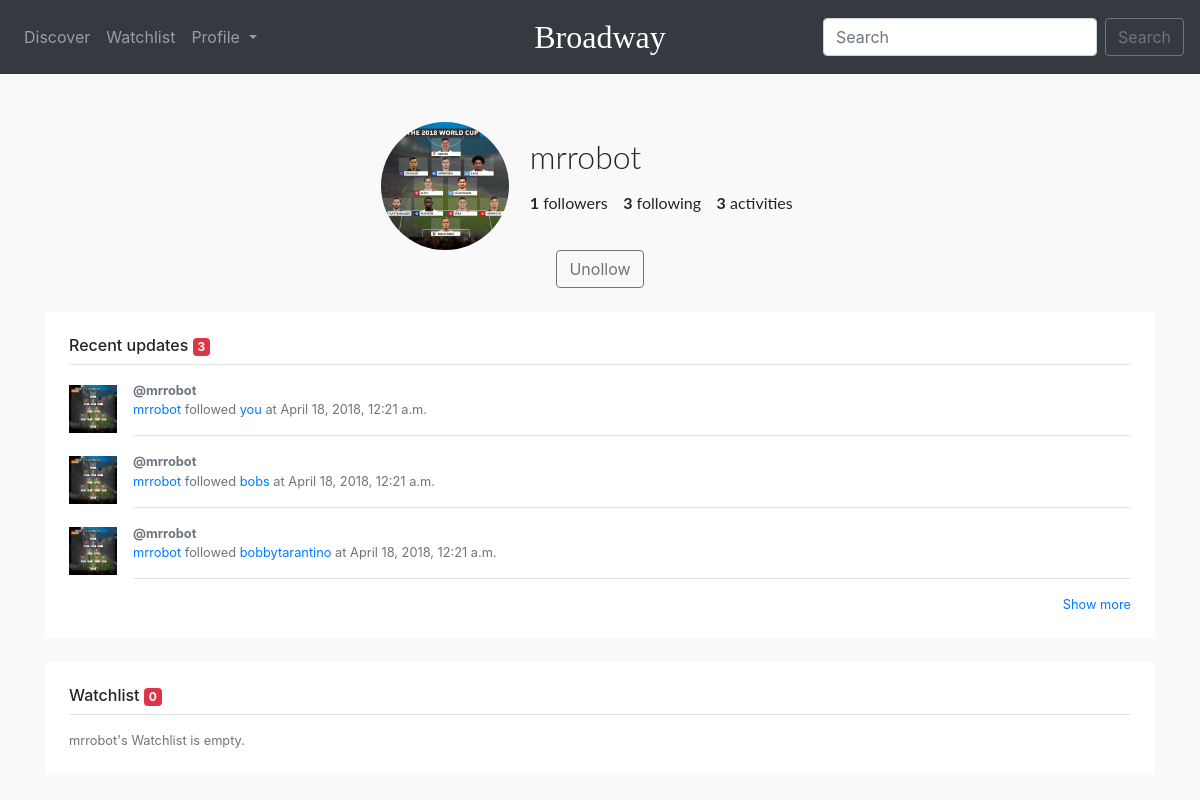
/u/mrrobot/ (signed in), run on an earlier commit of the app's database.
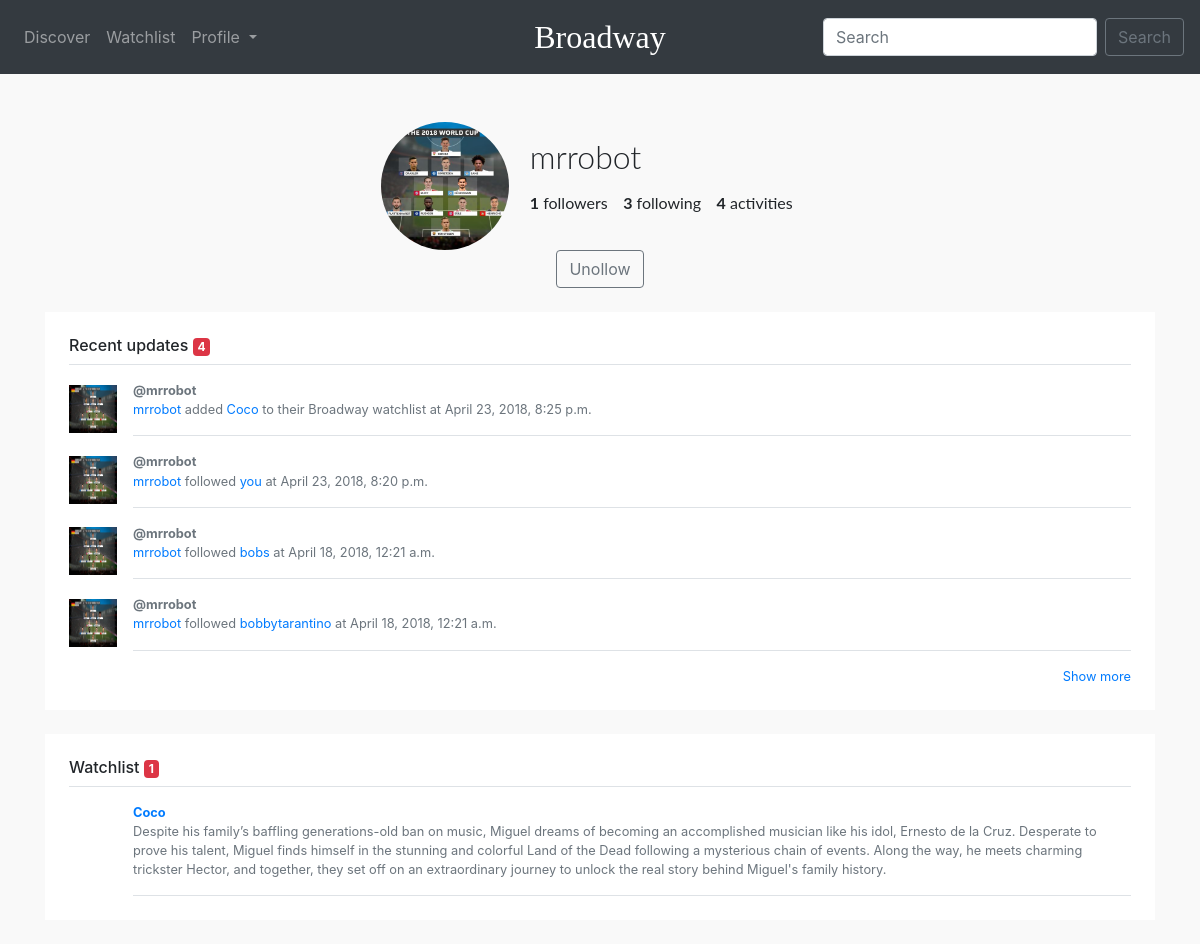
And on a later commit of the database.
### user/models.py (models this page shows, shortened)
class Activity(models.Model):
    activity_type = models.CharField(max_length=50)
    main_user = models.ForeignKey(
        Profile,
        on_delete=models.CASCADE,
        related_name="main_user",
        null=True
    )
    movie = models.ForeignKey(
        main.models.Movie,
        on_delete=models.CASCADE,
        related_name="added",
        null=True,
        blank=True
    )
    activity_user = models.ForeignKey(
        Profile,
        on_delete=models.CASCADE,
        related_name="activity_user",
        null=True,
        blank=True
    )
    created_at = models.DateTimeField(
        auto_now_add=True
    )

class Profile(models.Model):
    user = models.OneToOneField(User, on_delete=models.CASCADE)
    bio = models.TextField(max_length=512, blank=True)
    birth_date = models.DateField(null=True, blank=True)
    name = models.CharField(max_length=32, blank=True)
    profile_picture = models.ImageField(
        upload_to='static/assets/user_images/',
        default='static/assets/user_images/default.png',
        blank=True
    )
    created_at = models.DateTimeField(
        auto_now_add=True
    )
    followers = models.IntegerField(default=0)
    following = models.IntegerField(default=0)
    def __str__(self):
        return self.user.username

class Watchlist(models.Model):
    main_user = models.ForeignKey(
        Profile,
        on_delete=models.CASCADE,
        null=True
    )
    movie_watchlist_element = models.ForeignKey(
        Movie,
        on_delete=models.CASCADE,
        related_name="movie",
        null=True
    )

### main/models.py (models this page shows, shortened)
class Movie(models.Model):
    movie_id = models.IntegerField(null=True)
    title = models.CharField(max_length=100, null=True)
    overview = models.TextField(null=True)
    release_date = models.DateField(null=True)
    poster = models.SlugField(
        blank=True
    )

### user/views.py (the view)
# urls.py: url(r'^(?P<username>[-\w]+)/$', views.peer_profile, name='profile_view'),
def peer_profile(request, username):
    if username == request.user.username:
        return redirect('profile')
    user = get_object_or_404(User, username=username)
    user_profile = Profile.objects.get(user=user)
    current_user = Profile.objects.get(user=request.user)
    is_followed = False
    for follower in current_user.follow_set.all():
        if follower.followed_user == user_profile:
            is_followed = True
    activities = Activity.objects.filter(main_user=user_profile).order_by('-created_at')
    watchlist = Watchlist.objects.filter(main_user=user_profile)
    context = {
        'profile': user_profile,
        'user': user,
        'is_followed': is_followed,
        'activities': activities,
        'watchlist': watchlist
    }
    return render(request, 'user/peerprofile.html', context)

### templates/user/peerprofile.html (shortened to what this page needs)
{% extends "base.html" %}
{% load static %}
{% block assets %}
<link rel="stylesheet" href="{% static 'css/profile.css' %}">
<link rel="stylesheet" href="{% static 'css/watchlist.css' %}">
{% endblock %}
{% block content %}
    <div class="mt-4 pt-4 box-shadow profile-outer">
        <div class="profile profile-picture">
            <img src="/{{ profile.profile_picture }}">
        </div>
        <div class="profile profile-data">
            <h1 class="username">{{ user.username }}</h1>
            <p class="data-outer">
                <span class="data"><span class="interactions">{{ profile.followers }}</span> followers</span>
                <span class="data"><span class="interactions">{{ profile.following }}</span> following</span>
                <span class="data"><span class="interactions">{{ activities.count }}</span> activities</span>
            </p>
        </div>
    </div>
    <div class="mb-4 box-shadow text-center">
        {% if is_followed %}
        <a href="#" class="btn-unfollow btn btn-outline-secondary">Unollow</a>
        {% else %}
        <a href="#" class="btn-follow btn btn-outline-primary">Follow</a>
        {% endif %}
    </div>
    <div class="my-4 p-4 bg-white box-shadow">
        <h6 class="border-bottom border-gray pb-2 mb-0">
            Recent updates
            <span class="badge badge-danger">{{ activities|length }}</span>
        </h6>
        {% for activity in activities|slice:":5" %}
            <div class="media text-muted pt-3">
                <img src="/{{ activity.main_user.profile_picture }}" alt="" class="mr-3 align-self-center profile-picture">
                <p class="media-body pb-3 mb-0 small lh-125 border-bottom border-gray">
                    <strong class="d-block text-gray-dark">@{{ activity.main_user }}</strong>
                    {% if activity.movie %}
                        <a href="/u/{{ activity.main_user }}">{{ activity.main_user }}</a>
                        {{ activity.activity_type }}
                        <a href="/m/{{ activity.movie.movie_id }}">{{ activity.movie.title }}</a>
                        to their Broadway watchlist at {{ activity.created_at }}
                    {% else %}
                        <a href="/u/{{ activity.main_user }}">{{ activity.main_user }}</a>
                        {{ activity.activity_type }}
                        <a href="/u/{{ activity.activity_user }}">{% if activity.activity_user.user == request.user %}you{% else %}{{ activity.activity_user }}{% endif %}</a>
                        at {{ activity.created_at }}
                    {% endif %}
                </p>
            </div>
        {% endfor %}
        <small class="d-block text-right mt-3">
            <a class="show-updates" href="#">Show more</a>
        </small>
    </div>
    <div class="my-4 p-4 bg-white box-shadow">
        <h6 class="border-bottom border-gray pb-2 mb-0">
            Watchlist
            <span class="badge badge-danger">{{ watchlist|length }}</span>
        </h6>
        {% if watchlist|length == 0 %}
        <div class="media text-muted pt-3">
            <p class="media-body mb-0 small lh-125">
                {{ profile }}'s Watchlist is empty.
            </p>
        </div>
        {% else %}
            {% for we in watchlist %}
                <div class="media text-muted pt-3">
                    <p class="media-body pb-3 mb-0 small lh-125 border-bottom border-gray">
                        <a href="/m/{{ we.movie_watchlist_element.movie_id }}"><strong class="d-block text-gray-dark">{{ we.movie_watchlist_element.title }}</strong></a>
                        {{ we.movie_watchlist_element.overview }}
                    </p>
                </div>
            {% endfor %}
        {% endif %}
    </div>
{% endblock %}

What changed in the data, as far as the page shows it:
removed Activity: main_user.profile_picture (picture), main_user "mrrobot", activity_type "followed", shows "you", created_at "April 18, 2018, 12:21 a.m."
shown differently, row unchanged: Profile: user.username "mrrobot" → (not shown)
added Activity: main_user.profile_picture (picture), main_user "mrrobot", activity_type "added", movie "Coco", created_at "April 23, 2018, 8:25 p.m."
added Activity: main_user.profile_picture (picture), main_user "mrrobot", activity_type "followed", shows "you", created_at "April 23, 2018, 8:20 p.m."
added Watchlist: movie_watchlist_element "Coco", movie_watchlist_element.overview "Despite his family’s baffling generations-old ban on music, Miguel dreams of becoming an accomplished musician like his idol, Ernesto de la Cruz. Desperate to prove his talent, Miguel finds himself in the stunning and colorful Land of the Dead following a mysterious chain of events. Along the way, he meets charming trickster Hector, and together, they set off on an extraordinary journey to unlock the real story behind Miguel's family history."
Also different on the page:
{{ activities.count }}: "3" → "4"
{{ activities|length }}: "3" → "4"
{{ watchlist|length }}: "0" → "1"
text no longer shown: "'s Watchlist is empty."
